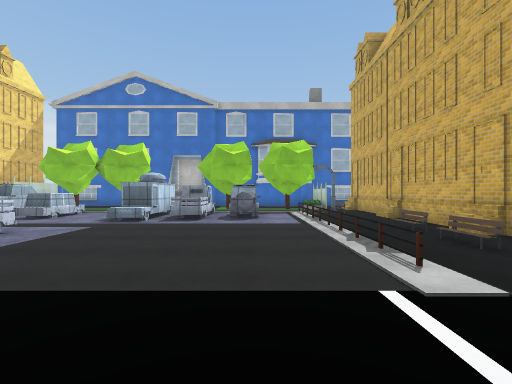
[1] (above)

22 first-person views from a walk through a Unity game level. The camera is 1.5 m above the floor, looks level and sees 90° across. The floor is counted in squares, 2 m on a side. Each view is taken from the middle of a square. On the plan, view 1 faces up. The plan holds only what a view shows up to about 9 squares ahead; the rest is blank. The place goes on beyond the plan. The player is left out. Some animated figures are not drawn. Some surface patterns are stand-ins.

[2]
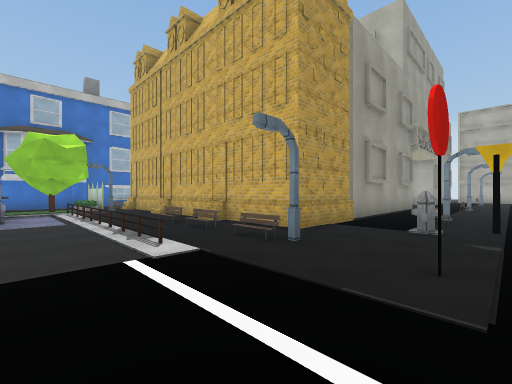

[3]
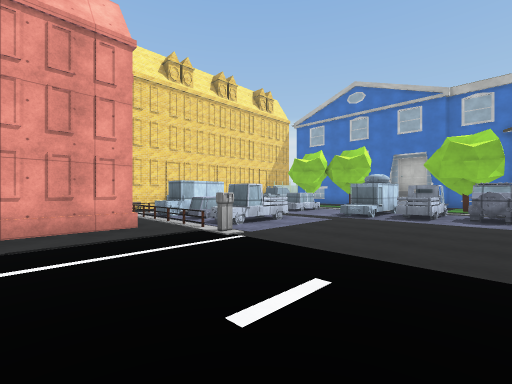

[4]
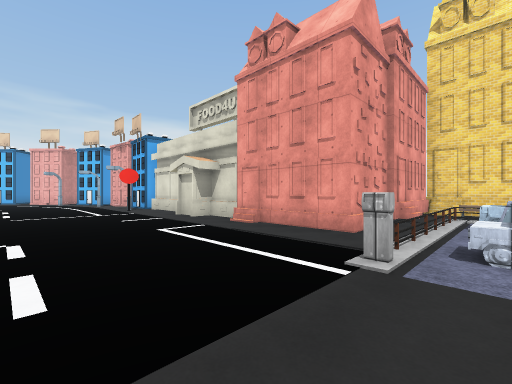

[5]
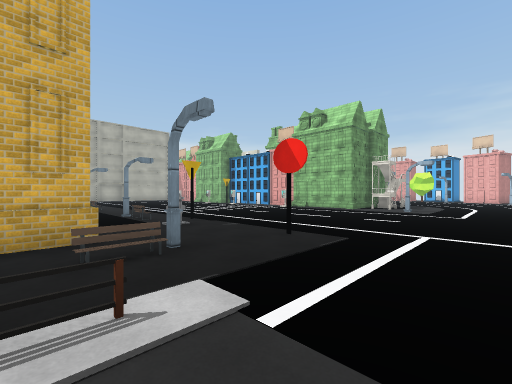

[6]
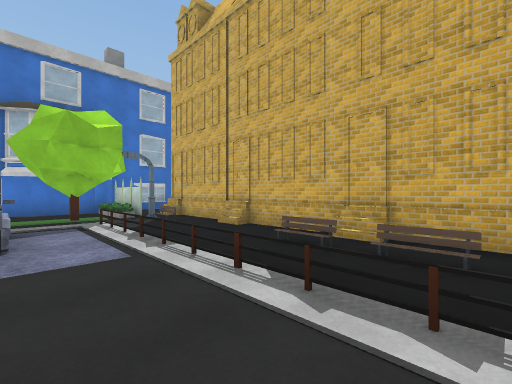

[7]
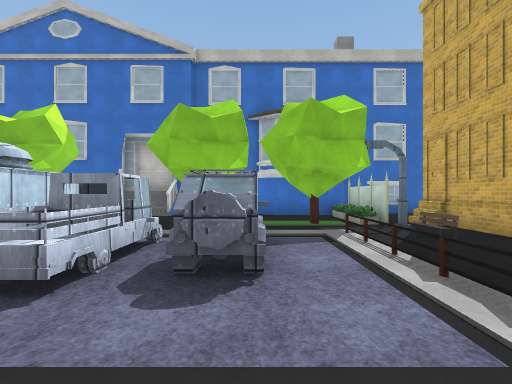

[8]
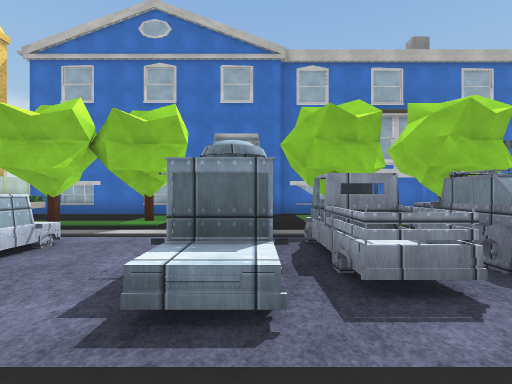

[9]
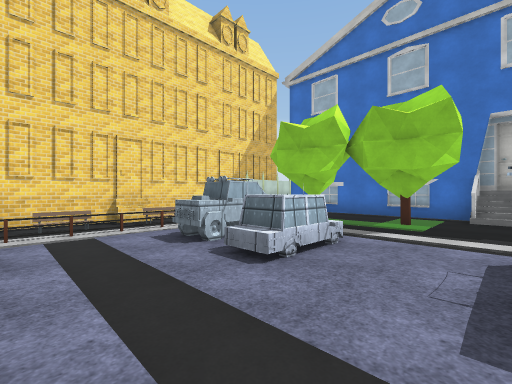

[10]
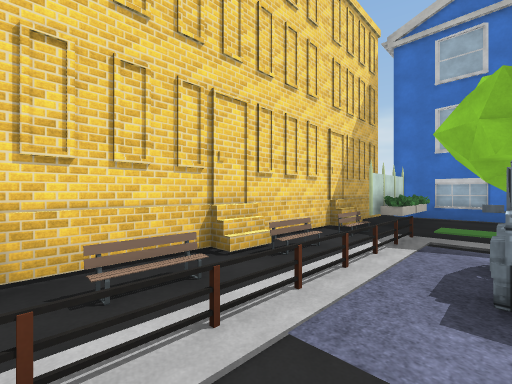

[11]
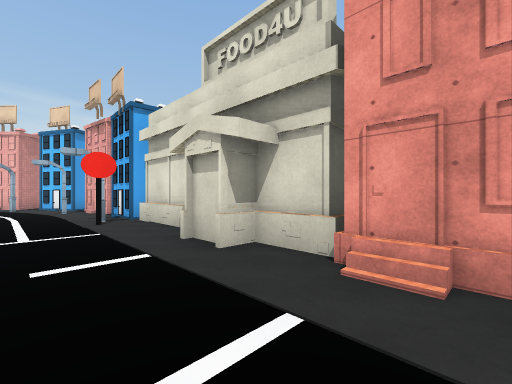

[12]
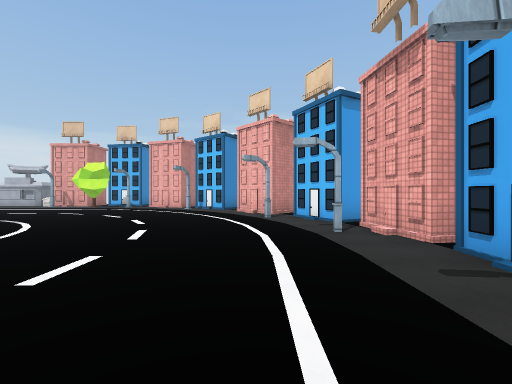

[13]
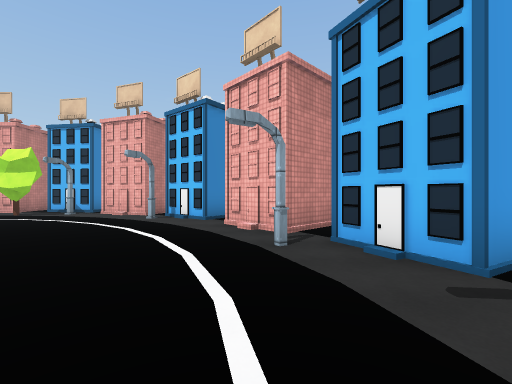

[14]
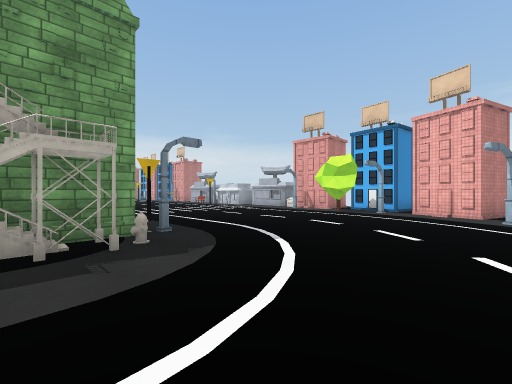

[15]
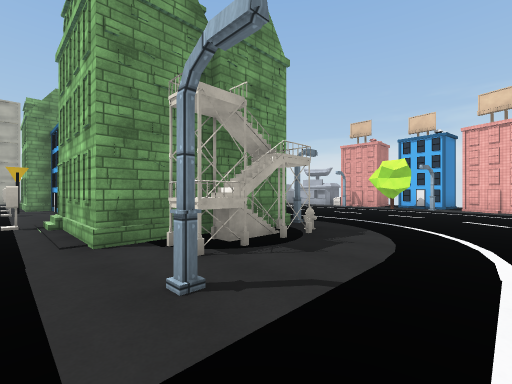

[16]
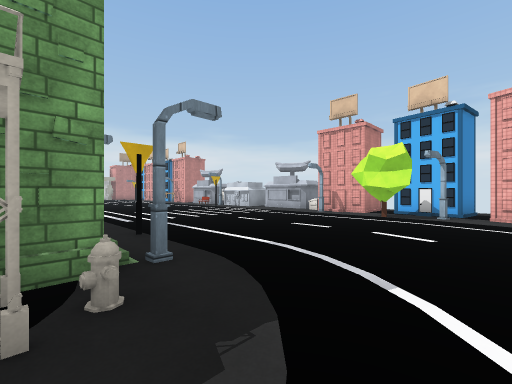

[17]
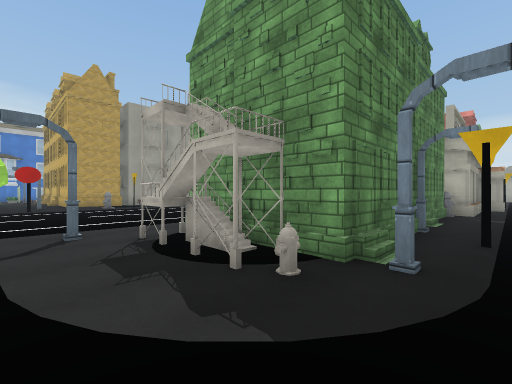

[18]
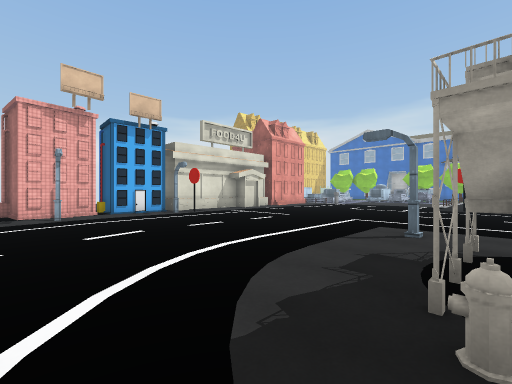

[19]
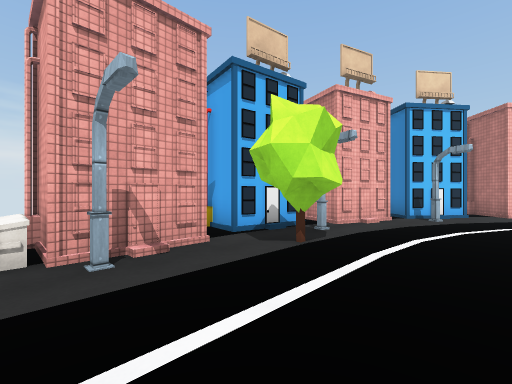

[20]
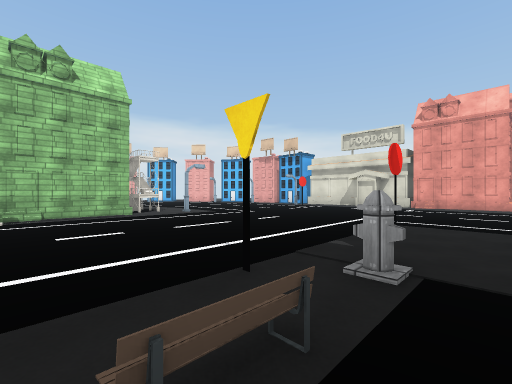

[21]
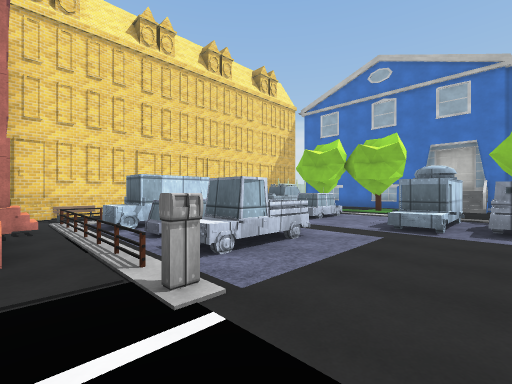

[22]
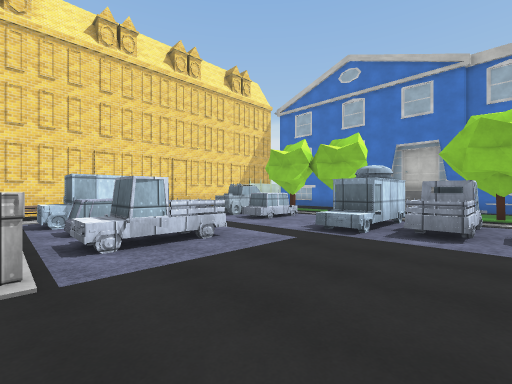

### Floor plan
Points are (right, up) in squares from view 1. A wall is a line through its corners. A room is listed if a view was taken in it or the views show most of it. See-through windows are left out.
Room 1 (views 1, 2, 3, 4, 5, 6, 7, 8, 9, 10, 11, 12, 13, 14, 15, 16, 17, 18, 19, 20, 21, 22)
walls: (-5.8, -2.6) (-5.8, -3.8) (-5.2, -3.8) (-5.2, -4.8); (-5.8, -5.9) (-5.8, -8); (6.8, 2) (4.3, 2) (4.3, 11.6); (-7.4, 0.9) (-5.5, 0.9) (-5.5, -3.8); (-6, -8.4) (-5.5, -8.5) (-5.5, -10.4); (5, -9.9) (5, -7.9) (8, -7.9); (8.5, 2.2) (7, 2.2); (-5.6, -10.8) (-5.4, -12.6); (4.7, -11.6) (4.7, -9.8); (-10.5, 1.1) (-5.5, 1.1); (-5.7, -12.7) (-6.9, -12.8); (7.9, -11.7) (5.4, -11.7); (-5.8, -13.7) (-5.1, -13.3) (-4.2, -15); (4.4, 10.7) (3.9, 10.7); (2.9, 11.4) (2.9, 12.4); (-3.6, -15.7) (-2.3, -17); (-0.6, 13.7) (-2.2, 13.7); (-2.1, 13.6) (-2.7, 13.6); (3.2, 13.7) (2.3, 13.2) (0.7, 13.2) (0, 13.6); (-4.5, 13.6) (-10.6, 13.6); (-4, 14.1) (-4.6, 14.1) (-4.6, 12.9); (-2.1, -18.6) (-1.6, -17.9) (-0.2, -19.1); (0.6, -19.3) (2.3, -19.9) (1.9, -21.1); (-10.2, 12.5) (-10.2, 11.4); (-10.8, 12.5) (-10.8, 1); (3, -20.5) (4.8, -20.7); (5.8, -20.3) (6.6, -20.3)
low walls: (-5.5, -5.6) (-5.5, -8.1); (7.1, -7.8) (8, -7.8); (-10.5, 2) (-10.5, 1.1); (-10.5, 7.8) (-10.5, 6.9); (-10.5, 10.9) (-10.5, 10)
ways out: opening at (-4, 14); opening at (0, -20)
objects: bench (-10, 2); bench (-10, 6); bench (-10, 8); bench (-10, 10); other object (-10, 11); other object (-9, 2) to (-7, 2); other object (-9, 3) to (-9, 4); other object (-9, 5); other object (-9, 7); other object (-9, 9); other object (-8, 3) to (-8, 4); other object (-8, 7) to (-8, 8); tree (-8, 11); other object (-6, 2) to (-5, 2); other object (-6, 3) to (-6, 4); other object (-6, 8); tree (-6, 11); streetlight (-5, -12); streetlight (-5, -8); other object (-5, 3) to (-5, 4); machine (-4, 2); streetlight (-3, -15); other object (-3, 7) to (-3, 9); other object (-2, 7) to (-2, 8); tree (-1, 11); streetlight (0, -18); other object (0, 7) to (0, 8); tree (1, 11); other object (2, 3) to (2, 4); other object (2, 5) to (2, 6); other object (2, 7) to (2, 9); streetlight (3, -20); streetlight (3, -8); streetlight (3, 1); bench (3, 2); bench (3, 4); bench (3, 5); bench (3, 9); streetlight (3, 10); other object (3, 11); other object (3, 13); other object (4, -11); other object (4, -10) to (4, -9); tree (5, -19); streetlight (5, -12); hydrant (5, 0); streetlight (7, -20); other object (8, -21); streetlight (8, -12); phone (8, -7); streetlight (8, -1); bench (8, 0)

Where each view was taken, in squares from view 1:
view 1: 0 up, 0 right, facing up
view 2: 1 down, 0 right, facing up-right
view 3: 1 down, 0 right, facing up-left
view 4: 3 up, 1 left, facing down-left
view 5: 3 up, 0 right, facing down-right
view 6: 3 up, 0 right, facing up-right
view 7: 5 up, 0 right, facing up
view 8: 5 up, 3 left, facing up
view 9: 5 up, 4 left, facing up-left
view 10: 5 up, 8 left, facing up-left
view 11: 1 down, 3 left, facing down-left
view 12: 7 down, 3 left, facing down
view 13: 11 down, 3 left, facing down
view 14: 10 down, 0 right, facing down-right
view 15: 7 down, 1 right, facing down-right
view 16: 11 down, 2 right, facing down-right
view 17: 13 down, 2 right, facing up-right
view 18: 13 down, 4 right, facing up-left
view 19: 17 down, 8 right, facing down-left
view 20: 1 up, 8 right, facing down-left
view 21: 1 up, 2 left, facing up-left
view 22: 2 up, 1 left, facing up-left
